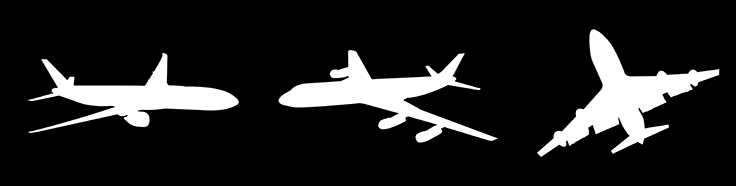
#> input picture Chapter 10/10.4/planes.png, 736 x 186 px
$ python extract_hu_moments.py
#> lines starting #> are read from the running program, lines starting #| are printed output that depends on the picture; after the words box and inside, x2 and y2 are one past the last pixel; in counts of white or black regions, pixels touching at a corner belong together
import imutils
import cv2

image = cv2.imread('planes.png')
#> image is the input picture: shape (186, 736, 3); min 0, max 255, mean 33.7
image = cv2.cvtColor(image, cv2.COLOR_BGR2GRAY)
#> image: shape (186, 736)

# Hu moments of entire image
moments = cv2.HuMoments(cv2.moments(image)).flatten()
#> moments = [0.0089, 7.57e-05, 2.39e-08, 1.86e-08, 3.92e-16, 1.62e-10, -2.12e-18]
print('Original moment: {}'.format(moments))
#| Original moment: [ 8.89880773e-03  7.57204412e-05  2.38651674e-08  1.85900330e-08
#|   3.91558010e-16  1.61708196e-10 -2.12085766e-18]
cv2.imshow('Image', image)
cv2.waitKey(0)

# Hu moments of the three planes
# REMEMBER: keep in mind the number of objects in an image
cnts = cv2.findContours(image.copy(), cv2.RETR_EXTERNAL, cv2.CHAIN_APPROX_SIMPLE)
#> cnts = 3 contours; box (x1, y1, x2, y2) and area: (537, 29, 720, 157) 6663, (278, 50, 498, 143) 6237, (27, 52, 239, 133) 5404
cnts = imutils.grab_contours(cnts)

for (i, c) in enumerate(cnts):
    (x, y, w, h) = cv2.boundingRect(c)
    roi = image[y:y + h, x:x + w]
    moments = cv2.HuMoments(cv2.moments(roi)).flatten()

    print('moment for plane #{}: {}'.format(i + 1, moments))
    cv2.imshow('ROI #{}'.format(i + 1), roi)
    cv2.waitKey(0)
#> this loop made 3 passes
#> (x, y, w, h) on passes 1 to 3: (27, 52, 212, 81), (278, 50, 220, 93), (537, 29, 183, 128)
#| moment for plane #1: [2.00162991e-03 3.01754249e-06 3.08984971e-11 4.14364409e-11
#|  4.97600769e-22 5.93897843e-14 1.39666817e-21]
#| moment for plane #2: [ 1.80851599e-03  1.92184829e-06  5.41577862e-10  4.41334901e-11
#|   5.46923123e-21 -2.19817014e-14 -4.07951523e-21]
#| moment for plane #3: [1.18498670e-03 1.91160278e-07 5.89818694e-10 2.59586273e-14
#|  8.63387433e-26 2.03739557e-18 5.35057510e-26]
#> pass 1, `roi = image[y:y + h, x:x + w]`:
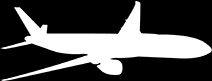
#> roi: shape (81, 212); min 0, max 255, mean 79
#> pass 2, `roi = image[y:y + h, x:x + w]`:
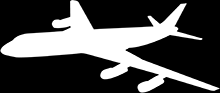
#> roi: shape (93, 220); min 0, max 255, mean 76.8
#> pass 3, `roi = image[y:y + h, x:x + w]`:
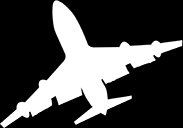
#> roi: shape (128, 183); min 0, max 255, mean 71.8

$ run again, with Chapter 10/10.4/more_shapes_example.png copied over Chapter 10/10.4/planes.png
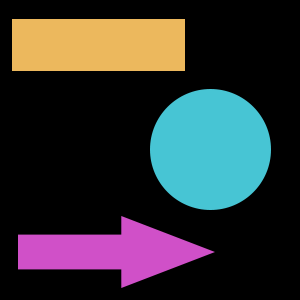
#> input picture Chapter 10/10.4/more_shapes_example.png, 300 x 300 px
#> image is the input picture: shape (300, 300, 3); mean B, G, R 51.9, 49.8, 48.8
#> image: shape (300, 300)
#> `moments = cv2.HuMoments(cv2.moments(image)).flatten()`: moments = [0.00249, 4.23e-07, 4.4e-09, 1.13e-09, -1.86e-18, -7.22e-13, -1.69e-18]
#| Original moment: [ 2.49036971e-03  4.23095200e-07  4.40477499e-09  1.12885226e-09
#|  -1.86121263e-18 -7.22345703e-13 -1.69474999e-18]
#> cnts = 3 contours; box (x1, y1, x2, y2) and area: (150, 89, 271, 210) 11544, (12, 19, 185, 71) 8772, (18, 216, 215, 288) 6985
#> the loop `for (i, c) in enumerate(cnts):` made 3 passes
#> (x, y, w, h) on passes 1 to 2: (18, 216, 197, 72), (150, 89, 121, 121)
#> (printed output is left out)
#> pass 1, `roi = image[y:y + h, x:x + w]`:
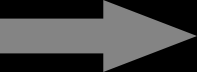
#> roi: shape (72, 197); min 0, max 132, mean 64.9
#> pass 2, `roi = image[y:y + h, x:x + w]`:
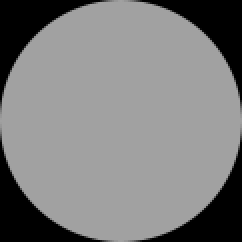
#> roi: shape (121, 121) (shown 2 times larger); min 0, max 161, mean 126.4

$ run again, with Chapter 10/10.4/shape_explosion.jpg saved as Chapter 10/10.4/planes.png
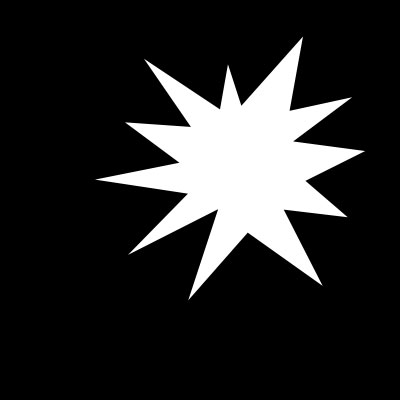
#> input picture Chapter 10/10.4/shape_explosion.jpg, 400 x 400 px
#> image is the input picture: shape (400, 400, 3); min 0, max 255, mean 41.2
#> image: shape (400, 400)
#> `moments = cv2.HuMoments(cv2.moments(image)).flatten()`: moments = [0.000775, 7.51e-10, 8.84e-12, 4.53e-13, -2.05e-25, 1.22e-17, 8.82e-25]
#| Original moment: [ 7.75019852e-04  7.50628927e-10  8.83696759e-12  4.52755495e-13
#|  -2.04522246e-25  1.21627433e-17  8.82226075e-25]
#> cnts = 101 contours, 100 with area under 20; largest, box (x1, y1, x2, y2) and area: (93, 32, 368, 304) 29064
#> the loop `for (i, c) in enumerate(cnts):` made 101 passes
#> (x, y, w, h, roi, moments) on passes 1, 2, 3, 4, 10, 14, 16, 17: (184, 303, 1, 1, [3], [0, 0, 0, 0, 0, 0, 0]), (191, 302, 1, 1, [5], [0, 0, 0, 0, 0, 0, 0]), (199, 295, 1, 1, [4], [0, 0, 0, 0, 0, 0, 0]), (184, 295, 1, 1, [1], [0, 0, 0, 0, 0, 0, 0]), (281, 263, 1, 1, [1], [0, 0, 0, 0, 0, 0, 0]), (153, 247, 1, 1, [2], [0, 0, 0, 0, 0, 0, 0]), (303, 243, 1, 1, [4], [0, 0, 0, 0, 0, 0, 0]), (130, 242, 1, 1, [10], [0, 0, 0, 0, 0, 0, 0])
#> (printed output is left out)
#> after the loop `for (i, c) in enumerate(cnts):`:
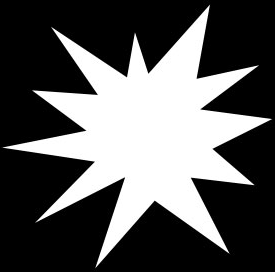
#> roi: shape (272, 275); min 0, max 255, mean 88
